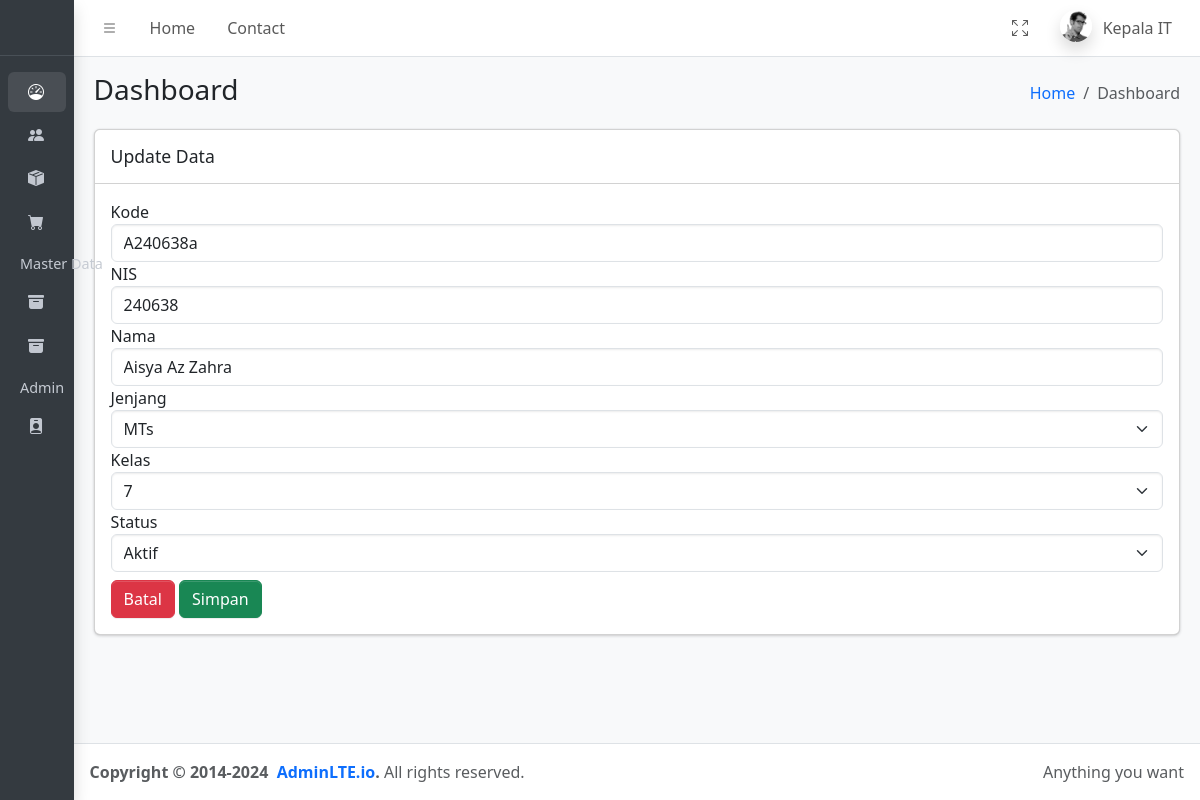
Screenshot of /index.php?page=edit-siswa&id=2 (signed in) with the database file from the repository.
### tables this page shows
CREATE TABLE `users` (
  `id` int(11) NOT NULL,
  `nama` varchar(100) NOT NULL,
  `jenis_kelamin` enum('L','P') NOT NULL,
  `username` varchar(50) NOT NULL,
  `password` varchar(255) NOT NULL,
  `role_id` int(11) NOT NULL
);

CREATE TABLE `siswa` (
  `id` int(20) NOT NULL,
  `kode` varchar(50) NOT NULL,
  `nis` int(11) NOT NULL,
  `nama` varchar(60) NOT NULL,
  `alamat` text DEFAULT NULL,
  `jenis_kelamin` enum('L','P') NOT NULL,
  `jenjang_id` int(11) NOT NULL,
  `kelas_id` int(11) NOT NULL,
  `status_id` int(11) NOT NULL,
  `foto` text DEFAULT NULL
);

### pages/siswa/update.php (the view, shortened to what this page needs)
<?php
if (isset($_GET['id'])) {
    $database = new Database();
    $db = $database->getConnection();
    $id = $_GET['id'];
    $findSql = "SELECT * FROM siswa WHERE id = :id";
    $stmt = $db->prepare($findSql);
    $stmt->bindParam(':id', $id);
    $stmt->execute();
    $row = $stmt->fetch();
    if (isset($row['id'])) {
                ?>
        <section class="content">
            <div class="card">
                <div class="card-header">
                    <h3 class="card-title">Update Data</h3>
                </div>
                <div class="card-body">
                    <form method="POST">
                        <div class="form-group">
                            <label for="kode">Kode</label>
                            <input type="text" name="kode" class="form-control" value="<?= $row['kode'] ?>">
                            <label for="nis">NIS</label>
                            <input type="text" name="nis" class="form-control" value="<?= $row['nis'] ?>">
                            <label for="nama">Nama</label>
                            <input type="text" name="nama" class="form-control" value="<?= $row['nama'] ?>">
                            <label for="jenjang_id">Jenjang</label>
                            <select name="jenjang_id" class="form-select">
                                <?php
                                $database = new Database();
                                $db = $database->getConnection();
                                $selectJenjangSQL = "SELECT * FROM jenjang";
                                $stmtJenjang = $db->prepare($selectJenjangSQL);
                                $stmtJenjang->execute();
                                while($rowJenjang = $stmtJenjang->fetch(PDO::FETCH_ASSOC)) {
                                    $selected = ($rowJenjang['id'] == $row['jenjang_id']) ? 'selected' : '';
                                    echo "<option value=\"" . $rowJenjang['id'] . "\" $selected>" . $rowJenjang['jenjang'] . "</option>";
                                }
                                ?>
                            </select>
                            <label for="kelas_id">Kelas</label>
                            <select name="kelas_id" class="form-select">
                                <?php
                                $database = new Database();
                                $db = $database->getConnection();
                                $selectKelasSQL = "SELECT * FROM kelas";
                                $stmtKelas = $db->prepare($selectKelasSQL);
                                $stmtKelas->execute();
                                while($rowKelas = $stmtKelas->fetch(PDO::FETCH_ASSOC)) {
                                    $selected = ($rowKelas['id'] == $row['kelas_id']) ? 'selected' : '';
                                    echo "<option value=\"" . $rowKelas['id'] . "\" $selected>" . $rowKelas['kelas'] . "</option>";
                                }
                                ?>
                            </select>
                            <label for="status_id">Status</label>
                            <select name="status_id" class="form-select">
                                <?php
                                $database = new Database();
                                $db = $database->getConnection();
                                $selectStatusSQL = "SELECT * FROM status";
                                $stmtStatus = $db->prepare($selectStatusSQL);
                                $stmtStatus->execute();
                                while($rowStatus = $stmtStatus->fetch(PDO::FETCH_ASSOC)) {
                                    $selected = ($rowStatus['id'] == $row['status_id']) ? 'selected' : '';
                                    echo "<option value=\"" . $rowStatus['id'] . "\" $selected>" . $rowStatus['status'] . "</option>";
                                }
                                ?>
                            </select>
                        </div>
                        <div class="mt-2">
                            <a href="?page=siswa" class="btn btn-danger">Batal</a>
                            <button type="submit" name="button_update" class="btn btn-success">Simpan</button>
                        </div>
                    </form>
                </div>
            </div>
        </section>
        <?php
    } else {
        echo "<meta http-equiv='refresh' content='0;url=?page=siswa'>";
    }
} else {
    echo "<meta http-equiv='refresh' content='0;url=?page=siswa'>";
}
?>

### partials/navbar.php (shortened to what this page needs)
<nav class="app-header navbar navbar-expand bg-body">
    <div class="container-fluid">
        <ul class="navbar-nav">
            <li class="nav-item"> <a class="nav-link" data-lte-toggle="sidebar" href="#" role="button"> <i class="bi bi-list"></i> </a> </li>
            <li class="nav-item d-none d-md-block"> <a href="#" class="nav-link">Home</a> </li>
            <li class="nav-item d-none d-md-block"> <a href="#" class="nav-link">Contact</a> </li>
        </ul>
        <ul class="navbar-nav ms-auto">
            <li class="nav-item">
                <a class="nav-link" href="#" data-lte-toggle="fullscreen">
                    <i data-lte-icon="maximize" class="bi bi-arrows-fullscreen"></i>
                </a>
            </li>
            <li class="nav-item dropdown user-menu">
                <a href="#" class="nav-link dropdown-toggle" data-bs-toggle="dropdown">
                    <img src="assets/dist/assets/img/user2-160x160.jpg" class="user-image rounded-circle shadow" alt="User Image">
                    <span class="d-none d-md-inline"><?php echo $username ?></span>
                </a>
            </li>
        </ul>
    </div>
</nav>

### rows the page displays
users: nama "Kepala IT"
siswa: kode "A240638a", nis "240638", nama "Aisya Az Zahra"

### other values shown
form field jenjang_id "MTs"
form field kelas_id "7"
form field status_id "Aktif"
